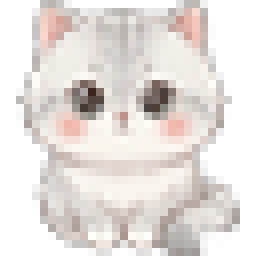
#> input picture app/assets/tray_32.png, 32 x 32 px (shown 8 times larger)
$ python -i normalize_pose_size.py   (imports and definitions only)
#> lines starting #> are read from the running program, lines starting #| are printed output that depends on the picture; after the words box and inside, x2 and y2 are one past the last pixel; in counts of white or black regions, pixels touching at a corner belong together
# -*- coding: utf-8 -*-
"""把一个姿态的帧序列逐帧缩放到基准姿态的尺度，把比例校正烘焙进素材。

为什么要在素材层做：运行时 POSE_SCALE 是「按姿态名查表」的离散系数，切姿态的那
一帧整块生效，配合帧级平滑（SCALE_SMOOTH）就会看到一次「短暂缩一圈再涨回来」。
比例烘焙进素材后运行时系数恒为 1，体型从头到尾不动。

判据（两种口径）：
  eye   （默认）眼距——两眼中点的水平距。眼睛是刚性特征，不受尾巴/姿态干扰，
        公认最能代表「同一只猫画多大」。缺点：闭眼/侧脸帧测不到。
  torso 躯干带腐蚀核心面积——通用于任何姿态，但尾巴若横进带内会污染读数。
        仅在 eye 全帧不可用时兜底。

锚点：素材基线 (256, 470)（对应 animator 的 SPRITE_CENTER / SPRITE_GROUND）保持
不动，脚底不上浮、躯干不左右偏。

用法：
  python tools/normalize_pose_size.py tailwag --ref idle_1 [--dry]
  python tools/normalize_pose_size.py tailwag --ref idle_1 --metric torso
"""
import argparse
import os
import shutil

import numpy as np
from PIL import Image
from scipy import ndimage as ndi

ROOT = os.path.dirname(os.path.dirname(os.path.abspath(__file__)))
FRAMES = os.path.join(ROOT, 'app', 'assets', 'sprites', 'frames')
BACKUP = os.path.join(ROOT, '_backup', 'pose-orig')

ANCHOR_X, ANCHOR_Y = 256.0, 470.0     # 与 animator 的 SPRITE_CENTER / SPRITE_GROUND 对应
SIZE = 512
BAND = (190, 322)                     # 躯干带：避开两侧摆动的尾巴
TORSO_Y = (380, 462)                  # 躯干纵向窗口：避开头部与地面阴影


def _rgba(path):
#> called with path = '../app/assets/tray_32.png'
    return np.array(Image.open(path).convert('RGBA')).astype(float)


def eye_gap(path):
    """两眼中点水平距；闭眼/侧脸返回 None。

    眼睛 = 深色（luma<125）且够大（area≥200, 宽高≥12）的两个团块；
    先用闭运算补掉高光空洞，再开运算去掉睫毛/描边碎点。
    """
    a = _rgba(path)
    alpha = a[:, :, 3] > 200
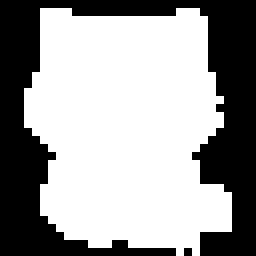
#> alpha: shape (32, 32) bool (shown 8 times larger); 61.6% white; 2 black regions (1 under 20 px), largest, box (x1, y1, x2, y2) and area: (0, 0, 32, 32) 392
    luma = 0.299 * a[:, :, 0] + 0.587 * a[:, :, 1] + 0.114 * a[:, :, 2]
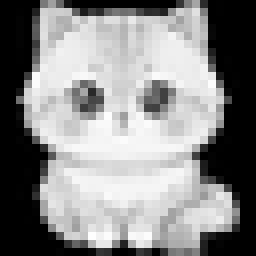
#> luma: shape (32, 32) float64 (shown 8 times larger); min 0, max 254.7, mean 137.2
    dark = (luma < 125) & alpha
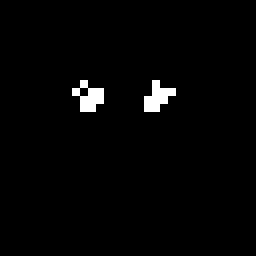
#> dark: shape (32, 32) bool (shown 8 times larger); 1.8% white in thin lines or dots, all inside (x1, y1, x2, y2) = (9, 10, 22, 14)
    dark = ndi.binary_opening(
        ndi.binary_closing(dark, np.ones((7, 7), bool)), np.ones((5, 5), bool))
#> dark: shape (32, 32) bool; every value is 0
    lab, _ = ndi.label(dark)
#> lab: shape (32, 32) int32; every value is 0
    cands = []
    for i, sl in enumerate(ndi.find_objects(lab), 1):
        if sl is None:
            continue
        h = sl[0].stop - sl[0].start
        w = sl[1].stop - sl[1].start
        area = int((lab[sl] == i).sum())
        if area < 200 or w < 12 or h < 12:
            continue
        cy, cx = ndi.center_of_mass(lab[sl] == i)
        cands.append((area, cy + sl[0].start, cx + sl[1].start))
#> this loop made 0 passes
#> after the loop, cands = []
    if len(cands) < 2:
        return None
    best = None
    for i in range(len(cands)):
        for j in range(i + 1, len(cands)):
            A, B = cands[i], cands[j]
            if abs(A[1] - B[1]) > 25:            # 两眼大致同高
                continue
            if not (0.6 < A[0] / B[0] < 1.7):    # 两眼面积相当
                continue
            d = abs(A[2] - B[2])
            if best is None or d > best:
                best = d
    return best


# [19 lines left out: functions torso_area, silhouette_area, measure, not called in this run]


def pose_frames(pose):
    return sorted(f for f in os.listdir(FRAMES)
                  if f.startswith(pose + '_') and f.endswith('.png'))


# [83 lines left out: functions scale_about_anchor, ref_target, main, not called in this run]


# [2 lines not run here, left out]

>>> result = eye_gap('../app/assets/tray_32.png')
